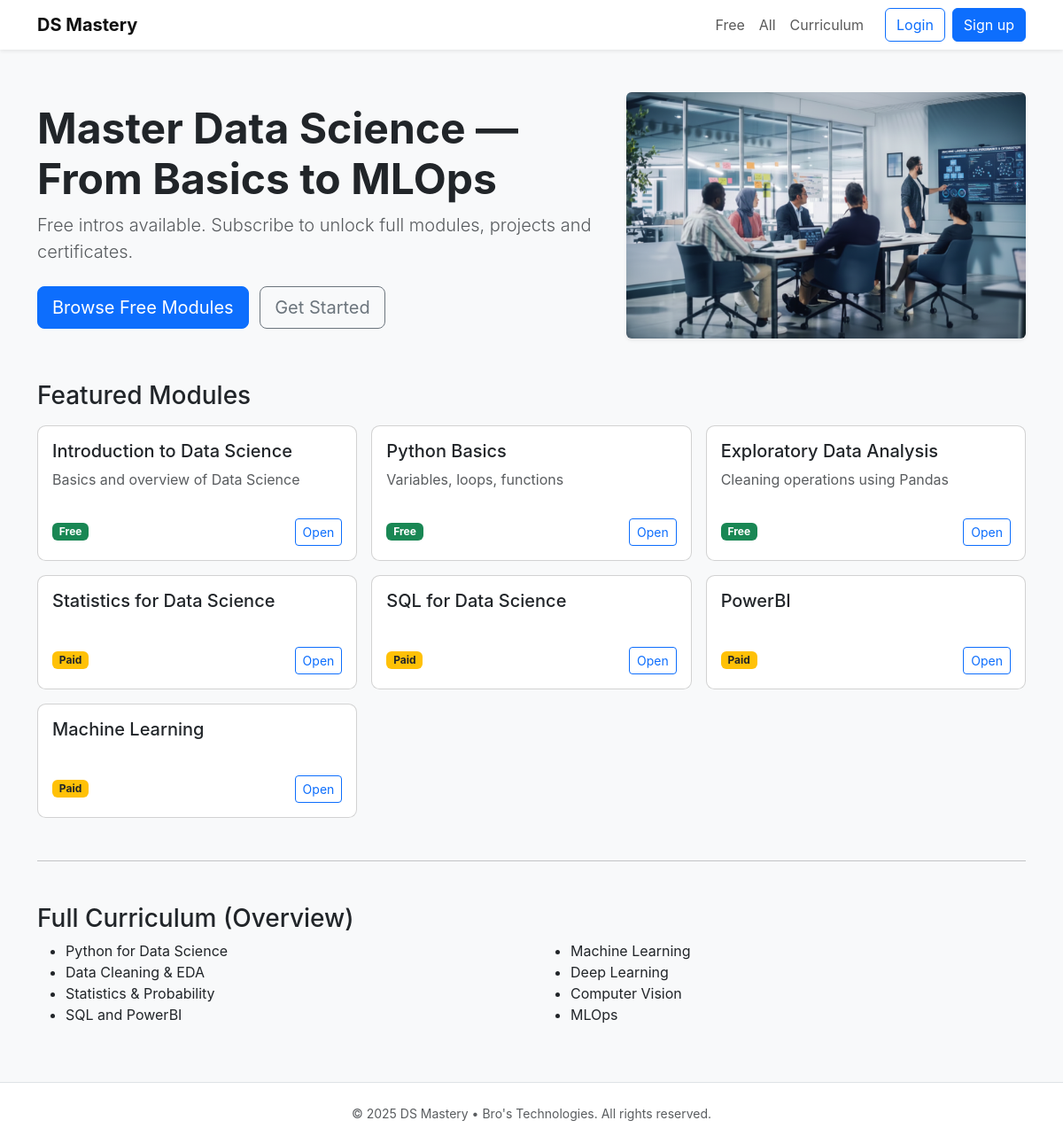
The page / on the database its author committed.
### app/models.py (models this page shows)
class Module(db.Model):
    id = db.Column(db.Integer, primary_key=True)
    slug = db.Column(db.String(150), unique=True, nullable=False)
    title = db.Column(db.String(200), nullable=False)
    description = db.Column(db.Text)
    is_free = db.Column(db.Boolean, default=False)
    content_html = db.Column(db.Text)
    order = db.Column(db.Integer, default=0)
    lessons = db.relationship("Lesson", back_populates="module", cascade="all, delete-orphan")

### app/main.py (the view)
@main_bp.route("/")
def home():
    modules = Module.query.all()
    modules = sorted(modules, key=lambda m: (m.order, m.id))
    featured = modules   # show all
    featured_course = Module.query.filter_by(slug="python-tutorial").first()
    return render_template("home.html", featured=featured, featured_course=featured_course)

### app/__init__.py (called while the page is built)
def create_app():
    app = Flask(
        __name__,
        template_folder="templates",
        static_folder="static"
    )
    app.config.from_object(Config)
    db.init_app(app)
    login_manager.init_app(app)
    migrate.init_app(app, db)
    login_manager.login_view = "auth.login"   # if route is /auth/login
    login_manager.login_message_category = "info"
    from .auth import auth_bp
    from .main import main_bp
    from .payments import payments_bp
    from .admin_ui import admin_bp
    app.register_blueprint(auth_bp)
    app.register_blueprint(main_bp)
    app.register_blueprint(payments_bp)
    app.register_blueprint(admin_bp)  # URL prefix is inside admin_bp
    @app.context_processor
    def inject_globals():
        from datetime import datetime
        return {
            "current_year": datetime.now().year
        }
    return app

### app/templates/home.html (shortened to what this page needs)
{% extends "base.html" %}
{% block content %}
<div class="row align-items-center mb-5">
  <div class="col-md-7">
    <h1 class="display-5 fw-bold">Master Data Science — From Basics to MLOps</h1>
    <p class="lead text-muted">
      Free intros available. Subscribe to unlock full modules, projects and certificates.
    </p>
    <div class="mt-4">
      <a class="btn btn-primary btn-lg me-2" href="{{ url_for('main.free_list') }}">
        Browse Free Modules
      </a>
      <a class="btn btn-outline-secondary btn-lg" href="{{ url_for('auth.signup') }}">
        Get Started
      </a>
    </div>
  </div>
  <div class="col-md-5 text-center">
    <img src="{{ url_for('static', filename='images/Data Science.png') }}"
         alt="Data science"
         class="img-fluid rounded shadow-sm">
  </div>
</div>
<h3 class="mb-3">Featured Modules</h3>
<div class="row g-3">
  {% for m in featured %}
  <div class="col-md-4">
    <div class="card h-100">
      <div class="card-body d-flex flex-column">
        <h5 class="card-title">{{ m.title }}</h5>
        <p class="card-text text-muted flex-grow-1">
          {{ m.description[:130] }}
        </p>
        <div class="mt-3 d-flex justify-content-between align-items-center">
          {% if m.is_free %}
            <span class="badge bg-success">Free</span>
          {% else %}
            <span class="badge bg-warning text-dark">Paid</span>
          {% endif %}
          <a class="btn btn-sm btn-outline-primary"
             href="{{ url_for('main.module_page', slug=m.slug) }}">
            Open
          </a>
        </div>
      </div>
    </div>
  </div>
  {% endfor %}
</div>
<hr class="my-5">
<section id="curriculum">
  <h3>Full Curriculum (Overview)</h3>
  <div class="row">
    <div class="col-md-6">
      <ul>
        <li>Python for Data Science</li>
        <li>Data Cleaning & EDA</li>
        <li>Statistics & Probability</li>
        <li>SQL and PowerBI</li>
      </ul>
    </div>
    <div class="col-md-6">
      <ul>
        <li>Machine Learning</li>
        <li>Deep Learning</li>
        <li>Computer Vision</li>
        <li>MLOps</li>
      </ul>
    </div>
  </div>
</section>
{% endblock %}

### app/templates/base.html (shortened to what this page needs)
<!doctype html>
<html lang="en">
<head>
    <link href="https://cdn.jsdelivr.net/npm/bootstrap@5.3.2/dist/css/bootstrap.min.css" rel="stylesheet">
    <link href="{{ url_for('static', filename='css/styles.css') }}" rel="stylesheet">
</head>
<body class="bg-light">
<nav class="navbar navbar-expand-lg bg-white shadow-sm">
    <div class="container">
        <a class="navbar-brand fw-bold" href="{{ url_for('main.home') }}">DS Mastery</a>
        <div class="collapse navbar-collapse" id="nav">
            <ul class="navbar-nav ms-auto me-3">
                <li class="nav-item"><a class="nav-link" href="{{ url_for('main.free_list') }}">Free</a></li>
                <li class="nav-item"><a class="nav-link" href="{{ url_for('main.modules_list') }}">All</a></li>
                <li class="nav-item"><a class="nav-link" href="{{ url_for('main.home') }}#curriculum">Curriculum</a></li>
            </ul>
            <div class="d-flex">
                {% if current_user.is_authenticated %}
                    {% if current_user.check_admin() %}
                        <a href="{{ url_for('admin_ui.index') }}" class="btn btn-warning me-2">
                            Admin
                        </a>
                    {% endif %}
                    <a class="btn btn-outline-primary me-2" href="{{ url_for('main.dashboard') }}">
                        {{ current_user.full_name or current_user.email }}
                    </a>
                    <a class="btn btn-outline-secondary" href="{{ url_for('auth.logout') }}">
                        Logout
                    </a>
                {% else %}
                    <a class="btn btn-outline-primary me-2" href="{{ url_for('auth.login') }}">
                        Login
                    </a>
                    <a class="btn btn-primary" href="{{ url_for('auth.signup') }}">
                        Sign up
                    </a>
                {% endif %}
            </div>
        </div>
    </div>
</nav>
<main class="py-5">
    <div class="container">
        {% block content %}{% endblock %}
    </div>
</main>
<footer class="bg-white py-4 border-top">
    <div class="container text-center small text-muted">
        © {{ current_year }} DS Mastery • Bro's Technologies. All rights reserved.
    </div>
</footer>
</body>
</html>

### app/static/css/styles.css (style rules this page uses)
body { font-family: Inter, system-ui, -apple-system, "Segoe UI", Roboto, "Helvetica Neue", Arial; background: #f8f9fb; }
.navbar-brand { font-weight:700; color:#111; }
.card { border-radius: .6rem; }

### rows shown on the page
Module: title "Introduction to Data Science", description "Basics and overview of Data Science", is_free "Free"
Module: title "Python Basics", description "Variables, loops, functions", is_free "Free"
Module: title "Exploratory Data Analysis", description "Cleaning operations using Pandas", is_free "Free"
Module: title "Statistics for Data Science", is_free "Paid"
Module: title "SQL for Data Science", is_free "Paid"
Module: title "PowerBI", is_free "Paid"
Module: title "Machine Learning", is_free "Paid"
